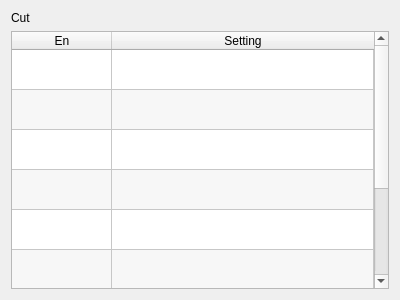
<?xml version="1.0" encoding="UTF-8"?>
<ui version="4.0">
 <class>ICCutPage</class>
 <widget class="QWidget" name="ICCutPage">
  <property name="geometry">
   <rect>
    <x>0</x>
    <y>0</y>
    <width>400</width>
    <height>300</height>
   </rect>
  </property>
  <property name="windowTitle">
   <string>Form</string>
  </property>
  <layout class="QVBoxLayout" name="verticalLayout">
   <item>
    <widget class="QLabel" name="label">
     <property name="text">
      <string>Cut</string>
     </property>
    </widget>
   </item>
   <item>
    <widget class="QTableWidget" name="tableWidget">
     <property name="styleSheet">
      <string notr="true">::item{
height: 33px;
}

::item::QCheckBox{
	spacing: 24px;
}

::indicator {
     width: 32px;
     height: 32px;
 }

::indicator:unchecked 
{
     image: url(:/resource/check_unchecked.png);
 }
::indicator:checked 
{
     image: url(:/resource/check_checked.png);
 }

QRadioButton::indicator:checked:disabled
{
 image: url(:/resource/check_checked_disable.png);
}

QRadioButton::indicator:unchecked:disabled
{
 image: url(:/resource/check_unchecked_disable.png);
}



</string>
     </property>
     <property name="editTriggers">
      <set>QAbstractItemView::NoEditTriggers</set>
     </property>
     <property name="showDropIndicator" stdset="0">
      <bool>false</bool>
     </property>
     <property name="alternatingRowColors">
      <bool>true</bool>
     </property>
     <property name="selectionMode">
      <enum>QAbstractItemView::NoSelection</enum>
     </property>
     <property name="selectionBehavior">
      <enum>QAbstractItemView::SelectRows</enum>
     </property>
     <property name="showGrid">
      <bool>true</bool>
     </property>
     <property name="gridStyle">
      <enum>Qt::SolidLine</enum>
     </property>
     <property name="wordWrap">
      <bool>true</bool>
     </property>
     <property name="cornerButtonEnabled">
      <bool>false</bool>
     </property>
     <attribute name="horizontalHeaderMinimumSectionSize">
      <number>48</number>
     </attribute>
     <attribute name="horizontalHeaderStretchLastSection">
      <bool>true</bool>
     </attribute>
     <attribute name="verticalHeaderVisible">
      <bool>false</bool>
     </attribute>
     <attribute name="verticalHeaderDefaultSectionSize">
      <number>40</number>
     </attribute>
     <attribute name="verticalHeaderMinimumSectionSize">
      <number>40</number>
     </attribute>
     <attribute name="verticalHeaderStretchLastSection">
      <bool>false</bool>
     </attribute>
     <row>
      <property name="text">
       <string>Fixture1</string>
      </property>
     </row>
     <row>
      <property name="text">
       <string>Fixture2</string>
      </property>
     </row>
     <row>
      <property name="text">
       <string>Fixture3</string>
      </property>
     </row>
     <row>
      <property name="text">
       <string>Fixture4</string>
      </property>
     </row>
     <row>
      <property name="text">
       <string>Sucker1</string>
      </property>
     </row>
     <row>
      <property name="text">
       <string>Sucker2</string>
      </property>
     </row>
     <row>
      <property name="text">
       <string>Sucker3</string>
      </property>
     </row>
     <row>
      <property name="text">
       <string>Sucker4</string>
      </property>
     </row>
     <column>
      <property name="text">
       <string>En</string>
      </property>
      <property name="textAlignment">
       <set>AlignHCenter|AlignVCenter|AlignCenter</set>
      </property>
     </column>
     <column>
      <property name="text">
       <string>Setting</string>
      </property>
     </column>
     <item row="0" column="0">
      <property name="text">
       <string/>
      </property>
      <property name="textAlignment">
       <set>AlignHCenter|AlignVCenter|AlignCenter</set>
      </property>
      <property name="checkState">
       <enum>Unchecked</enum>
      </property>
      <property name="flags">
       <set>ItemIsSelectable|ItemIsUserCheckable|ItemIsEnabled</set>
      </property>
     </item>
     <item row="0" column="1">
      <property name="text">
       <string/>
      </property>
     </item>
     <item row="1" column="0">
      <property name="text">
       <string/>
      </property>
      <property name="checkState">
       <enum>Unchecked</enum>
      </property>
     </item>
     <item row="1" column="1">
      <property name="text">
       <string/>
      </property>
     </item>
     <item row="2" column="0">
      <property name="text">
       <string/>
      </property>
      <property name="checkState">
       <enum>Unchecked</enum>
      </property>
     </item>
     <item row="2" column="1">
      <property name="text">
       <string/>
      </property>
     </item>
     <item row="3" column="0">
      <property name="text">
       <string/>
      </property>
      <property name="checkState">
       <enum>Unchecked</enum>
      </property>
     </item>
     <item row="3" column="1">
      <property name="text">
       <string/>
      </property>
     </item>
     <item row="4" column="0">
      <property name="text">
       <string/>
      </property>
      <property name="checkState">
       <enum>Unchecked</enum>
      </property>
     </item>
     <item row="4" column="1">
      <property name="text">
       <string/>
      </property>
     </item>
     <item row="5" column="0">
      <property name="text">
       <string/>
      </property>
      <property name="checkState">
       <enum>Unchecked</enum>
      </property>
     </item>
     <item row="5" column="1">
      <property name="text">
       <string/>
      </property>
     </item>
     <item row="6" column="0">
      <property name="text">
       <string/>
      </property>
      <property name="checkState">
       <enum>Unchecked</enum>
      </property>
     </item>
     <item row="7" column="0">
      <property name="text">
       <string/>
      </property>
      <property name="checkState">
       <enum>Unchecked</enum>
      </property>
     </item>
    </widget>
   </item>
  </layout>
 </widget>
 <resources/>
 <connections/>
</ui>
